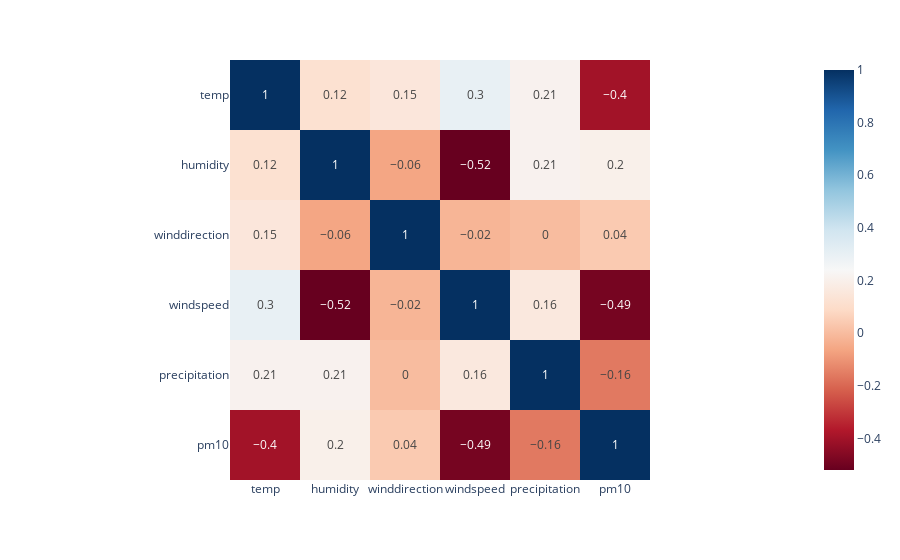

The code cell stored with this chart in its notebook:
### Markdown cell above
### Korrelation über einen Monat (01.2022)

### Code cell
px.imshow(correlation_df.corr().round(2), text_auto=True, color_continuous_scale="RdBu")

### Figure 1 — Plotly figure (JSON) as saved in the notebook; plotly's stock layout.template omitted (floating-point values rounded to 4 significant figures)
{"data": [{"coloraxis": "coloraxis", "hovertemplate": "x: %{x}<br>y: %{y}<br>color: %{z}<extra></extra>", "name": "0", "texttemplate": "%{z}", "type": "heatmap", "x": ["temp", "humidity", "winddirection", "windspeed", "precipitation", "pm10"], "xaxis": "x", "y": ["temp", "humidity", "winddirection", "windspeed", "precipitation", "pm10"], "yaxis": "y", "z": [[1, 0.12, 0.15, 0.3, 0.21, -0.4], [0.12, 1, -0.06, -0.52, 0.21, 0.2], [0.15, -0.06, 1, -0.02, 0, 0.04], [0.3, -0.52, -0.02, 1, 0.16, -0.49], [0.21, 0.21, 0, 0.16, 1, -0.16], [-0.4, 0.2, 0.04, -0.49, -0.16, 1]]}], "layout": {"coloraxis": {"colorscale": [[0, "rgb(103,0,31)"], [0.1, "rgb(178,24,43)"], [0.2, "rgb(214,96,77)"], [0.3, "rgb(244,165,130)"], [0.4, "rgb(253,219,199)"], [0.5, "rgb(247,247,247)"], [0.6, "rgb(209,229,240)"], [0.7, "rgb(146,197,222)"], [0.8, "rgb(67,147,195)"], [0.9, "rgb(33,102,172)"], [1, "rgb(5,48,97)"]]}, "margin": {"t": 60}, "xaxis": {"anchor": "y", "constrain": "domain", "domain": [0, 1], "scaleanchor": "y"}, "yaxis": {"anchor": "x", "autorange": "reversed", "constrain": "domain", "domain": [0, 1]}}}
